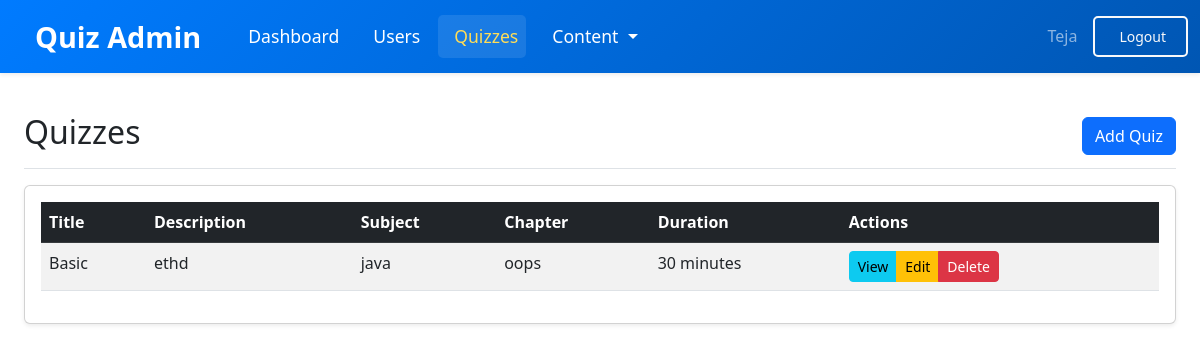
Page /admin/quizzes (signed in) on the committed database.
### models/models.py (models this page shows)
class User(db.Model , UserMixin):
    __tablename__ = 'user'
    id = db.Column(db.Integer , primary_key = True,autoincrement=True)
    email = db.Column(db.String(150) , unique=True)
    password = db.Column(db.String(150))
    name = db.Column(db.String(150))
    qualification = db.Column(db.String(150))
    dob = db.Column(db.Date, nullable=True)
    is_admin = db.Column(db.Boolean, default=False)
    scores = db.relationship('Score', backref='user', lazy=True)

class Quiz(db.Model , UserMixin):
    __tablename__ = 'quiz'
    id = db.Column(db.Integer , primary_key = True,autoincrement=True)
    Chapter_id = db.Column(db.Integer , db.ForeignKey('chapter.id'),nullable=False)
    date_of_quiz = db.Column(db.DateTime, nullable=False, default=datetime.utcnow)
    title = db.Column(db.String(20) , nullable=False)
    time_duration = db.Column(db.String(5), nullable=False)
    description = db.Column(db.Text)
    questions = db.relationship('Question', backref='quiz', lazy=True)
    scores = db.relationship('Score', backref='quiz', lazy=True)

class Subject(db.Model , UserMixin):
    __tablename__ = 'subject'
    id = db.Column(db.Integer,primary_key = True , autoincrement=True)
    name = db.Column(db.String(150))
    description = db.Column(db.Text)
    created_time = db.Column(db.DateTime, default=datetime.utcnow)
    chapters = db.relationship('Chapter', backref='subject', lazy=True)

class Chapter(db.Model , UserMixin):
    __tablename__ = 'chapter'
    id = db.Column(db.Integer,primary_key = True , autoincrement=True)
    name = db.Column(db.String(150), nullable=False)
    description = db.Column(db.Text)
    subject_id = db.Column(db.Integer, db.ForeignKey('subject.id'), nullable=False)
    quizzes = db.relationship('Quiz', backref='chapter', lazy=True)

### models/admin.py (the view)
@admin.route('/quizzes', methods=['GET', 'POST'])
@login_required
@admin_required
def quizzes():
    quizzes = (
    db.session.query(Quiz, Chapter, Subject)
    .join(Chapter, Quiz.Chapter_id == Chapter.id)
    .join(Subject, Chapter.subject_id == Subject.id)
    .all() )
    return render_template('admin/quizzes.html', user=current_user, quizzes=quizzes)

### models/__init__.py (called while the page is built)
def create_app():
    app = Flask(__name__, template_folder=r'C:\Users\DELL\OneDrive\Desktop\quiz-app(final)\quiz-application\templates')
    app.config['SECRET_KEY'] = '24f1005262'
    app.config['SQLALCHEMY_DATABASE_URI'] = f'sqlite:///{DB_NAME}'
    app.config['SQLALCHEMY_TRACK_MODIFICATIONS'] = False
    db.init_app(app)
    from .models import User
    l_manager = LoginManager()
    l_manager.login_view = 'auth.login'
    l_manager.init_app(app)
    @l_manager.user_loader
    def load_user(id):
        return User.query.get(int(id))
    from .auth import auth
    from .views import views
    from .admin import admin
    app.register_blueprint(auth, url_prefix='/')
    app.register_blueprint(views, url_prefix='/')
    app.register_blueprint(admin, url_prefix='/admin')
    create_database(app)
    create_admin(app)
    return app

### models/admin.py (called while the page is built)
def admin_required(f):
    @wraps(f)
    def decorated_function(*args, **kwargs):
        if not current_user.is_authenticated or not current_user.is_admin:
            flash('Access denied. Admin privileges required.', category='error')
            return redirect(url_for('views.home'))
        return f(*args, **kwargs)
    return decorated_function

### templates/admin/quizzes.html (shortened to what this page needs)
{% extends "admin/admin_layout.html" %}
{% block admin_content %}
<div class="d-flex justify-content-between flex-wrap flex-md-nowrap align-items-center pt-3 pb-2 mb-3 border-bottom">
    <h1 class="h2">Quizzes</h1>
    <a href="{{ url_for('admin.select_subject') }}" class="btn btn-primary">Add Quiz</a>
</div>
<div class="card shadow-sm">
    <div class="card-body">
        <div class="table-responsive">
            <table class="table table-striped table-hover">
                <thead class="table-dark">
                    <tr>
                        <th>Title</th>
                        <th>Description</th>
                        <th>Subject</th>
                        <th>Chapter</th>
                        <th>Duration</th>
                        <th>Actions</th>
                    </tr>
                </thead>
                <tbody>
                    {% for quiz, chapter, subject in quizzes %}
                    <tr>
                        <td>{{ quiz.title }}</td>
                        <td>{{ quiz.description }}</td>
                        <td>{{ subject.name }}</td>
                        <td>{{ chapter.name }}</td>
                        <td>{{ quiz.time_duration }} minutes</td>
                        <td>
                            <div class="btn-group" role="group">
                                <a href="{{ url_for('admin.view_quiz', quiz_id=quiz.id) }}" class="btn btn-sm btn-info">View</a>
                                <a href="{{ url_for('admin.edit_quiz', quiz_id=quiz.id) }}" class="btn btn-sm btn-warning">Edit</a>
                                <a href="{{ url_for('admin.delete_quiz', quiz_id=quiz.id) }}" class="btn btn-sm btn-danger">Delete</a>
                            </div>
                        </td>
                    </tr>
                    {% endfor %}
                </tbody>
            </table>
        </div>
    </div>
</div>
{% endblock %}

### templates/admin/admin_layout.html (shortened to what this page needs)
{% extends "layout.html" %}
{% block content %}
<nav class="navbar navbar-expand-lg navbar-dark bg-dark shadow-sm sticky-top">
    <div class="container-fluid">
        <a class="navbar-brand" href="{{ url_for('admin.dashboard') }}">
            Quiz Admin
        </a>
        <div class="collapse navbar-collapse" id="adminNavbar">
            <ul class="navbar-nav me-auto mb-2 mb-lg-0">
                <li class="nav-item">
                    <a class="nav-link {% if request.endpoint == 'admin.dashboard' %}active{% endif %}" href="{{ url_for('admin.dashboard') }}">
                        Dashboard
                    </a>
                </li>
                <li class="nav-item">
                    <a class="nav-link {% if request.endpoint == 'admin.users' %}active{% endif %}" href="{{ url_for('admin.users') }}">
                        Users
                    </a>
                </li>
                <li class="nav-item">
                    <a class="nav-link {% if request.endpoint == 'admin.quizzes' %}active{% endif %}" href="{{ url_for('admin.quizzes') }}">
                        Quizzes
                    </a>
                </li>
                <li class="nav-item dropdown">
                    <a class="nav-link dropdown-toggle" href="#" id="contentDropdown" role="button" data-bs-toggle="dropdown" aria-expanded="false">
                        Content
                    </a>
                </li>
            </ul>
            <div class="d-flex">
                <span class="navbar-text me-3">
                     {{ user.name }}
                </span>
                <a href="{{ url_for('auth.logout') }}" class="btn btn-outline-light btn-sm">
                    Logout
                </a>
            </div>
        </div>
    </div>
</nav>
<div class="container-fluid py-4 px-4">
    {% block admin_content %}{% endblock %}
</div>
{% endblock %}

### templates/layout.html (style rules this page uses)
.navbar { background: linear-gradient(135deg, #007bff, #0056b3); padding: 15px 0; transition: 0.3s ease-in-out; }
.navbar-brand { font-size: 1.8rem; font-weight: bold; color: #fff; transition: 0.3s; padding: 0 15px; }
.navbar-nav { align-items: center; gap: 10px; }
.navbar-nav .nav-link { color: #ffffff; font-size: 1.1rem; padding: 8px 15px; transition: 0.3s; border-radius: 5px; }
.navbar-nav .nav-link:hover, .navbar-nav .nav-link.active { color: #ffdd57; background-color: rgba(255, 255, 255, 0.1); }
.nav-item { display: flex; align-items: center; }
.navbar .btn-outline-light { padding: 8px 20px; border-width: 2px; font-weight: 500; border-radius: 5px; transition: all 0.3s ease; }
.navbar-collapse { justify-content: flex-end; }

### rows in the picture
User: name "Teja"
Quiz: title "Basic", description "ethd", name "java", name "oops", time_duration "30"
